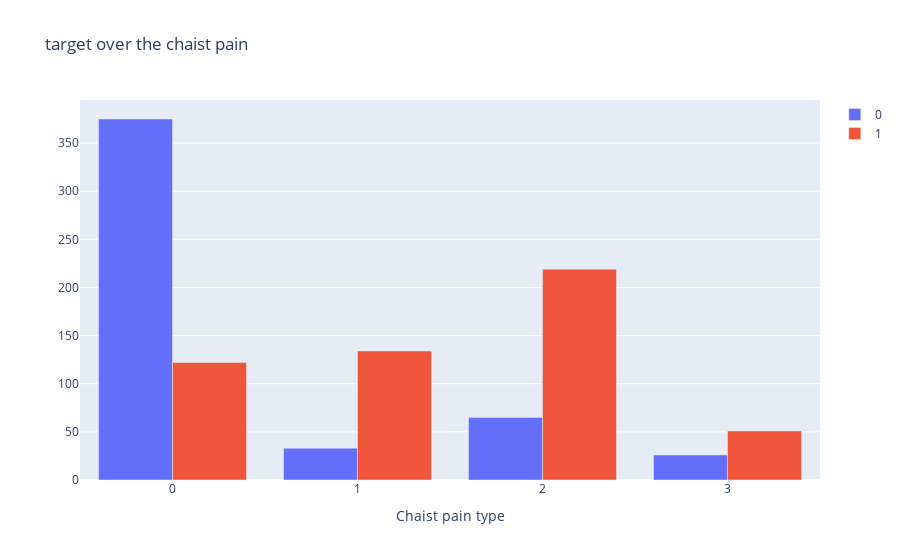

The notebook cell this image was saved under:
### Code cell
col='cp'
d1=df[df['target']==0]
d2=df[df['target']==1]
v1=d1[col].value_counts().reset_index()
v1=v1.rename(columns={col:'count','index':col})
v1['percent']=v1['count'].apply(lambda x : 100*x/sum(v1['count']))
v1=v1.sort_values(col)
v2=d2[col].value_counts().reset_index()
v2=v2.rename(columns={col:'count','index':col})
v2['percent']=v2['count'].apply(lambda x : 100*x/sum(v2['count']))
v2=v2.sort_values(col)
trace1 = go.Bar(x=v1[col], y=v1["count"], name=0)
trace2 = go.Bar(x=v2[col], y=v2["count"], name=1)
data = [trace1, trace2]
layout={'title':"target over the chaist pain",'xaxis':{'title':"Chaist pain type"}}
#layout = go.Layout(title="Content added over the years", legend=dict(x=0.1, y=1.1, orientation="h"))
fig = go.Figure(data, layout=layout)
iplot(fig)

### Figure 1 — Plotly figure (JSON) as saved in the notebook; plotly's stock layout.template omitted (floating-point values rounded to 4 significant figures)
{"data": [{"name": "0", "type": "bar", "x": [0, 1, 2, 3], "y": [375, 33, 65, 26]}, {"name": "1", "type": "bar", "x": [0, 1, 2, 3], "y": [122, 134, 219, 51]}], "layout": {"title": {"text": "target over the chaist pain"}, "xaxis": {"title": {"text": "Chaist pain type"}}}}
